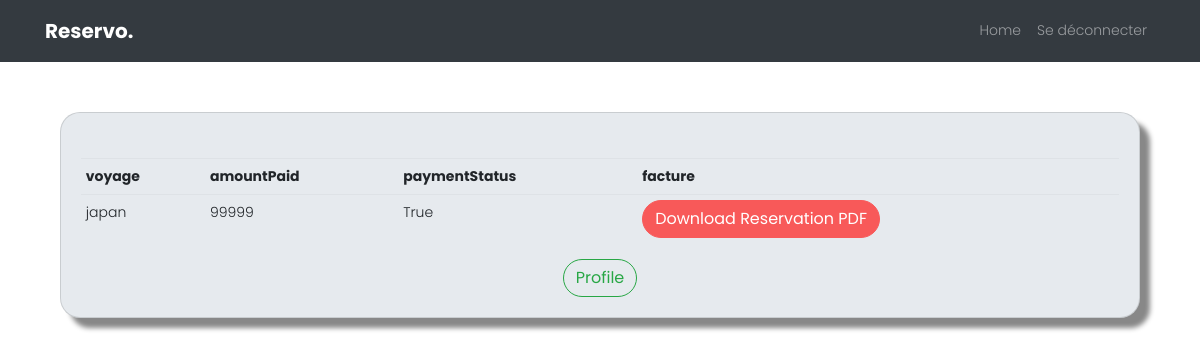
/reservationclient/2/ (signed in), run on an earlier commit of the app's database.
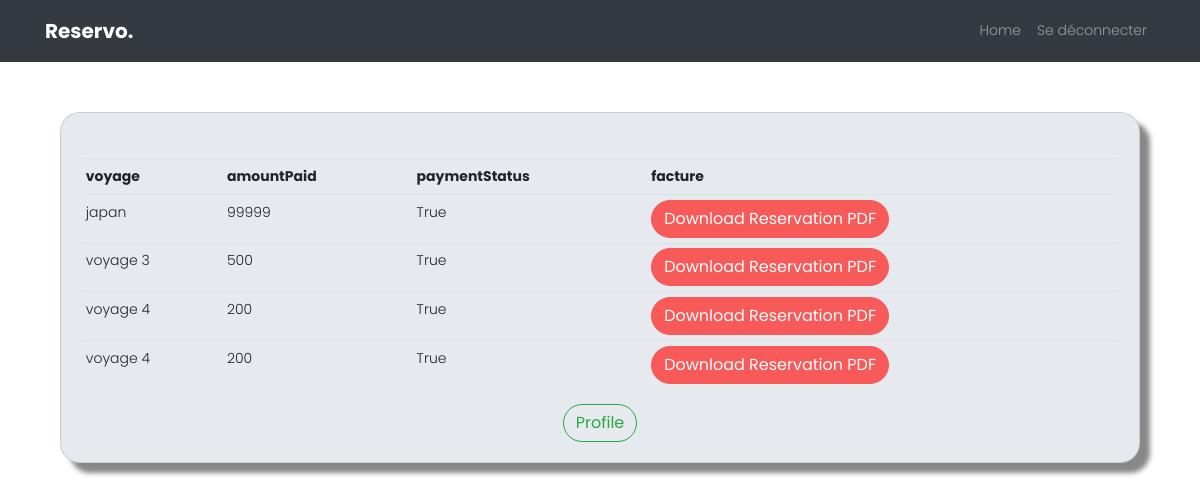
And on a later commit of the database.
### app1/models.py (models this page shows, shortened)
class Client_voyage(models.Model):
    fk_client = models.ForeignKey(Client, on_delete=models.CASCADE)
    fk_voyage = models.ForeignKey(Voyage, on_delete=models.CASCADE)
    date_reservation = models.DateField()
    amountPaid = models.IntegerField(null=False, blank=False,default=0)
    paymentStatus = models.BooleanField(default=False)

class Voyage(models.Model):
    titre = models.CharField(max_length=100)
    description = models.TextField(max_length=1000)
    date_depart = models.DateField()
    date_arrivee = models.DateField()
    prix = models.IntegerField(null=False, blank=False)#🚩here can be blank because it's only admin tasks , it can be that the admin dont know yet the price of the voyage
    nbr_places = models.IntegerField(null=False, blank=False)  #7ydt validators 7it daro liya mochkil
    image_voyage = models.ImageField(default = "voyagepic.png",null=True , blank=True)
    categorie = models.ForeignKey('Categorie', on_delete=models.CASCADE )
    promotion = models.ForeignKey('Promotion', null=True,blank=True, on_delete=models.CASCADE)
    vol = models.ForeignKey('Vol',on_delete=models.CASCADE)
    hotel = models.ForeignKey('Hotel',on_delete=models.CASCADE)
    def __str__(self) :
     return self.titre

### app1/decorators.py (the view)
    def wrapper_func(request, *args, **kwargs):
      group = None
      if request.user.groups.exists():
        group = request.user.groups.all()[0].name
      if group in allowed_roles:
        return view_func(request, *args, **kwargs)
      else :
        user = request.user
        if user.groups.filter(name='client').exists():
            return redirect('client')
        elif user.groups.filter(name='admin').exists():
            return redirect('AdminPage')

### app1/views.py (called while the page is built)
@login_required(login_url='home')
@allowed_users(allowed_roles=['client'])
def reservationclient(request,pk) :
    reservations =Client_voyage.objects.filter(fk_client=pk)
    context = {'reservations':reservations}
    return render(request,"app1/reservationclient.html" , context)

### app1/templates/app1/reservationclient.html (shortened to what this page needs)
{% load static %}
<!DOCTYPE html>
<html lang="en">
  <head>
    <link rel="stylesheet" href="https://stackpath.bootstrapcdn.com/bootstrap/4.3.1/css/bootstrap.min.css">
    <link rel="stylesheet" href="https://cdnjs.cloudflare.com/ajax/libs/font-awesome/6.5.1/css/all.min.css" />
    <link rel="stylesheet" href="{% static '/css/open-iconic-bootstrap.min.css'%}">
    <link rel="stylesheet" href="{% static '/css/animate.css'%}">
    <link rel="stylesheet" href="{% static '/css/owl.carousel.min.css'%}">
    <link rel="stylesheet" href="{% static '/css/owl.theme.default.min.css'%}">
    <link rel="stylesheet" href="{% static '/css/magnific-popup.css'%}">
    <link rel="stylesheet" href="{% static '/css/aos.css'%}">
    <link rel="stylesheet" href="{% static '/css/ionicons.min.css'%}">
    <link rel="stylesheet" href="{% static '/css/bootstrap-datepicker.css'%}">
    <link rel="stylesheet" href="{% static '/css/jquery.timepicker.css'%}">
  <link rel="stylesheet" href="{% static '/css/flaticon.css'%}">
  <link rel="stylesheet" href="{% static '/css/icomoon.css'%}">
  <link rel="stylesheet" href="{% static '/css/style.css'%}">
  <link rel="stylesheet" href="{% static '/css/Mycss.css'%}">
  </head>
  <body>
  <nav class="navbar navbar-expand-lg navbar-dark ftco_navbar bg-dark" id="ftco-navbar">
    <div class="container">
      <a class="navbar-brand" href="{% url 'home'  %}">Reservo.</a>
      <div class="collapse navbar-collapse" id="ftco-nav">
        <ul class="navbar-nav ml-auto">
          <li class="nav-item"><a href="{% url 'home' %}" class="nav-link">Home</a></li>
        {% if not user.is_authenticated %}
            <li class="nav-item cta"><a href="{% url 'login' %}" class="nav-link"><span>Se connecter</span></a></li>
        {% else %}
            <li class="nav-item cta"><a href="{% url 'logout' %}" class="nav-link"><span>Se déconnecter</span></a></li>
        {% endif %}
        </ul>
      </div>
    </div>
  </nav>
    <div class="container" style="padding-top : 50px">
			<div class="col-md-12 mx-auto">
				<div class="card card-body">
          <table class="table table-sm">
            <tr>
              <th>voyage</th>
              <th>amountPaid</th>
              <th>paymentStatus</th>
              <th>facture</th>
            </tr>
            {%for reservation in reservations%}
              <tr>
                <td>{{reservation.fk_voyage}}</td>
                <td>{{reservation.amountPaid}}</td>
                <td>{{reservation.paymentStatus}}</td>
                <td><a href="{% url 'download_pdf' reservation.id %}" class="btn btn-primary">Download Reservation PDF</a></td>
              </tr>
              {%endfor%}
          </table>
         <div class="d-flex justify-content-center align-items-center" >
          <a class="btn btn-outline-success" href="{% url 'client' %}">Profile</a>
        </div>
				</div>
			</div>
		</div>

What changed in the data, as far as the page shows it:
added Client_voyage: fk_voyage "voyage 3", amountPaid "500", paymentStatus "True"
added Client_voyage: fk_voyage "voyage 4", amountPaid "200", paymentStatus "True"
added Client_voyage: fk_voyage "voyage 4", amountPaid "200", paymentStatus "True"
